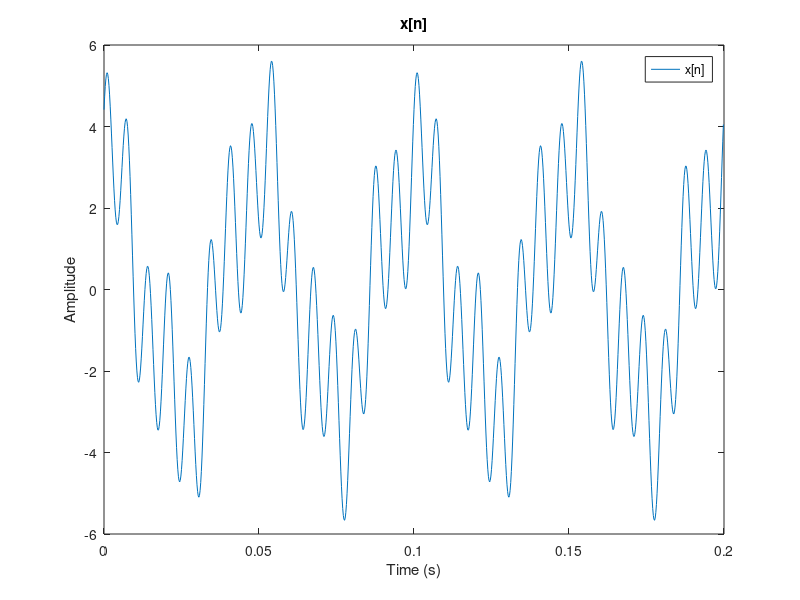
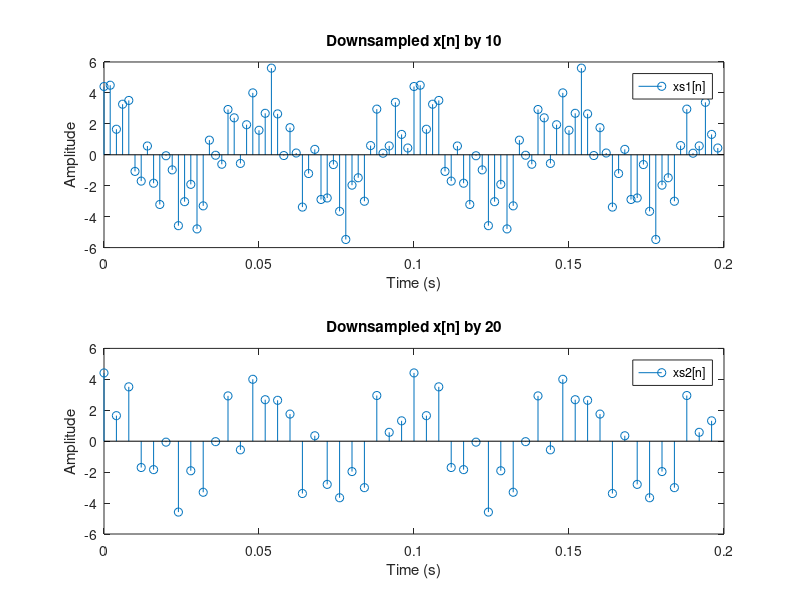
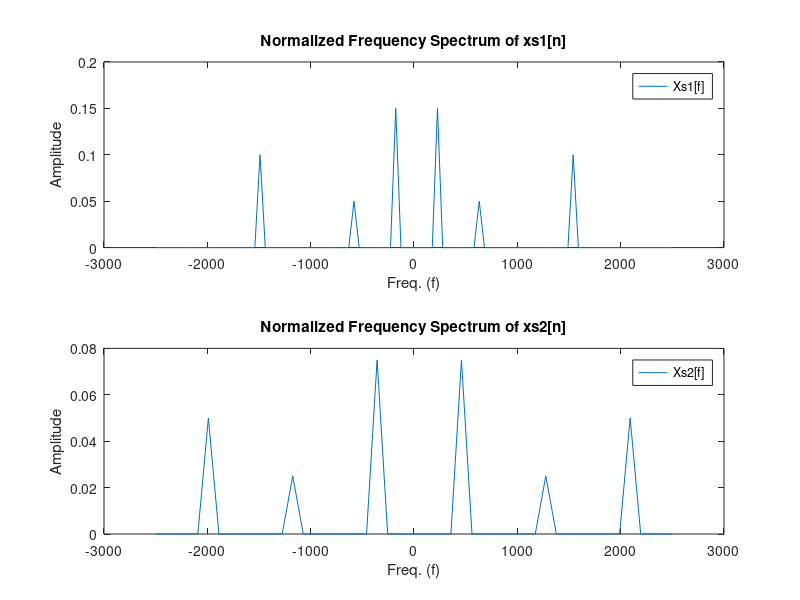
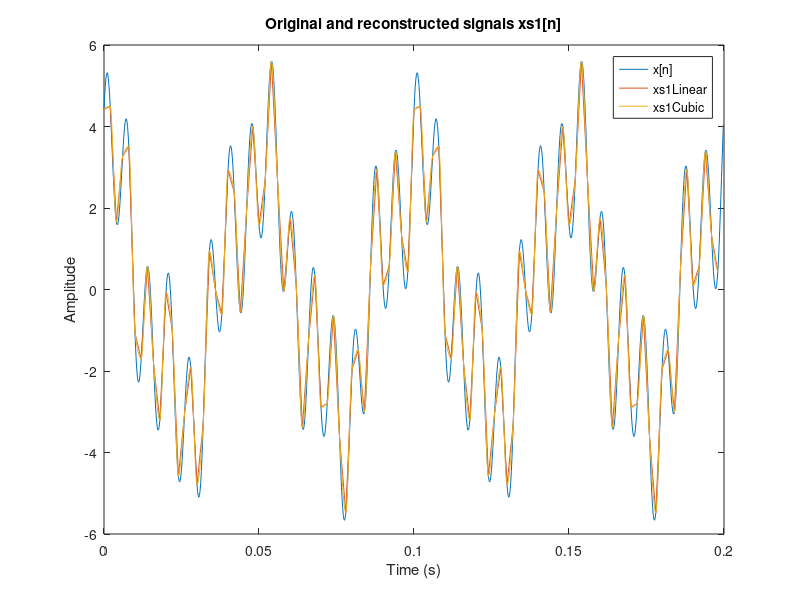

MATLAB code for these plots, in order:
clear all; clc; close all;

%% 1.1 SAMPLING
%a
Fs = 5000;
Ts = 1/Fs;

n = 0:Ts:(0.2-Ts);  

C = 3;
A = [1, 3, 2];
f = [60, 20, 150];
theta = [0, pi/2, pi/4];

x = 0;
for i = 1:C
   x = x + A(i)*sin(2*pi*f(i)*n+theta(i));  
end

figure(1)
plot(n,x);
title('x[n]');
ylabel('Amplitude');
xlabel('Time (s)');
legend('x[n]');

%b
xs1 = x(mod((1:length(n)), 10) == 1);
xs2 = x(mod((1:length(n)), 20) == 1);

n_1 = 0:(Ts*10):(0.2-Ts); 
n_2 = 0:(Ts*20):(0.2-Ts); 

%c
figure(2)
subplot(211);
stem(n_1, xs1);
title('Downsampled x[n] by 10');
ylabel('Amplitude');
xlabel('Time (s)');
legend('xs1[n]');
subplot(212);
stem(n_2, xs2);
title('Downsampled x[n] by 20');
ylabel('Amplitude');
xlabel('Time (s)');
legend('xs2[n]');

%d
N = length(n);
N_1 = length(n_1);
N_2 = length(n_2);

FVec = linspace(-Fs/2, Fs/2, N);
FVec_1 = linspace(-Fs/2, Fs/2, N_1);
FVec_2 = linspace(-Fs/2, Fs/2, N_2);

%I decided my frequency axis by creating my frequency vector with N/10 and 
%N/20 points. In this way, my array of fft of downsampled signals fit with
%their frequency vectors.

%By normalization, we are pulling the amplitude of the frequency response
%to the actual levels by dividing it to number of points. Also, while
%applying fftshif, we are putting the origin to the center.

X = abs(fftshift(fft(x,N)))/N;
XS1 = abs(fftshift(fft(xs1,N_1)))/N;
XS2 = abs(fftshift(fft(xs2,N_2)))/N;

figure(3)
subplot(211);
plot(FVec_1, XS1);
title('Normalized Frequency Spectrum of xs1[n]');
ylabel('Amplitude');
xlabel('Freq. (f)');
legend('Xs1[f]');
subplot(212);
plot(FVec_2, XS2);
title('Normalized Frequency Spectrum of xs2[n]');
ylabel('Amplitude');
xlabel('Freq. (f)');
legend('Xs2[f]');

%e
xs1_lin = interp1(n_1,xs1,n,'linear');
xs1_cub = interp1(n_1,xs1,n,'PCHIP');

xs2_lin = interp1(n_2,xs2,n,'linear');
xs2_cub = interp1(n_2,xs2,n,'PCHIP');

figure(4)
plot(n,x);
hold on;
plot(n,xs1_lin);
hold on;
plot(n,xs1_cub);
title('Original and reconstructed signals xs1[n]');
ylabel('Amplitude');
xlabel('Time (s)');
legend('x[n]','xs1Linear','xs1Cubic');

figure(5)
plot(n,x);
hold on;
plot(n,xs2_lin);
hold on;
plot(n,xs2_cub);
title('Original and reconstructed signals xs2[n]');
ylabel('Amplitude');
xlabel('Time (s)');
legend('x[n]','xs2Linear','xs2Cubic');

%% 1.2 QUANTIZATION
%a
Fs = 5000;
Ts = 1/Fs;

n = 0:Ts:(0.2-Ts);

C = 5;
A = [5, 4, 3, 2, 1];
f = [50, 60, 70, 80, 90];
theta = [0, pi/5, 2*pi/5, 3*pi/5, 4*pi/5];

x2 = 0;
for i = 1:C
   x2 = x2 + A(i)*sin(2*pi*f(i)*n+theta(i));  
end

figure(6)
plot(n, x2);
title('x2[n]');
ylabel('Amplitude');
xlabel('Time (s)');
legend('x2[n]');

%b
f_quant = @(x, a, b, N) floor((x-a)/(b-a)*(2^N-1))*(b-a)/(2^N-1) + a;

qua4 = f_quant(x2, min(x2), max(x2), 4); 
qua8 = f_quant(x2, min(x2), max(x2), 8); 

%c
figure(7)
subplot(211);
plot(n, x2);
hold on;
plot(n, qua4);
title('Original x2[n] and quantized xq4 signal');
ylabel('Amplitude');
xlabel('Time (s)');
legend('x2[n]','xq4');
subplot(212);
plot(n, x2);
hold on;
plot(n, qua8);
title('Original x2[n] and quantized xq8 signal');
ylabel('Amplitude');
xlabel('Time (s)');
legend('x2[n]','xq8');

%d
MSE = @(x, xq) mean((x - xq).^2);
SQNR = @(x, xq) mean((x).^2)/mean((x - xq).^2);

MSE4_linear = MSE(x2, qua4);
MSE8_linear = MSE(x2, qua8);

MSE4_dB = 10*log10(MSE4_linear);
MSE8_dB = 10*log10(MSE8_linear);

SQNR4_linear = SQNR(x2, qua4);
SQNR8_linear = SQNR(x2, qua8);

SQNR4_dB = 10*log10(SQNR4_linear);
SQNR8_dB = 10*log10(SQNR8_linear);






